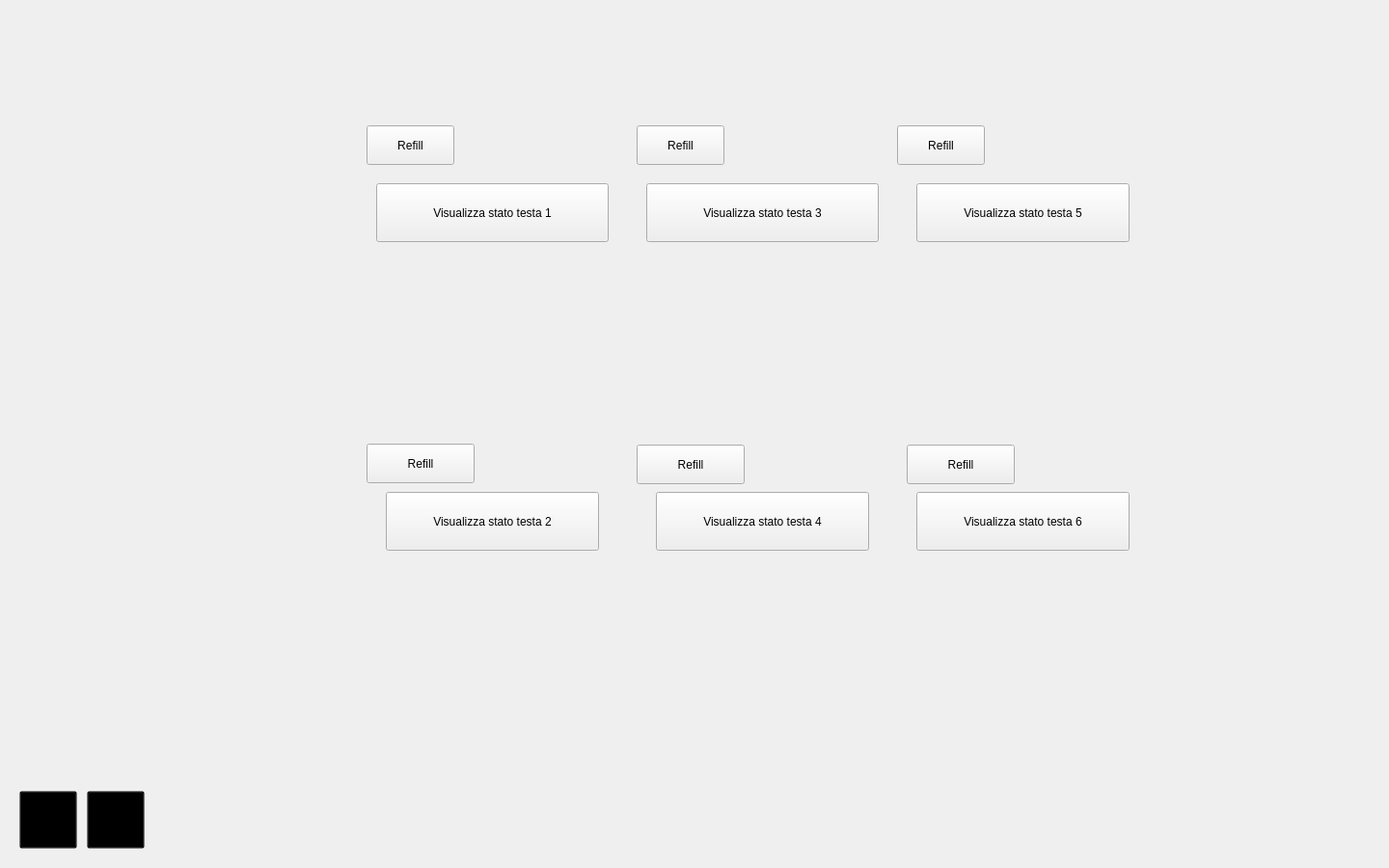
<?xml version="1.0" encoding="UTF-8"?>
<ui version="4.0">
 <class>container</class>
 <widget class="QWidget" name="container">
  <property name="geometry">
   <rect>
    <x>0</x>
    <y>0</y>
    <width>1440</width>
    <height>900</height>
   </rect>
  </property>
  <property name="windowTitle">
   <string>Tintometro</string>
  </property>
  <property name="styleSheet">
   <string notr="true"/>
  </property>
  <widget class="QWidget" name="tintometro" native="true">
   <property name="geometry">
    <rect>
     <x>0</x>
     <y>0</y>
     <width>1451</width>
     <height>901</height>
    </rect>
   </property>
   <widget class="QWidget" name="bottom_menuwidget" native="true">
    <property name="geometry">
     <rect>
      <x>0</x>
      <y>810</y>
      <width>1441</width>
      <height>91</height>
     </rect>
    </property>
    <widget class="QPushButton" name="home_btn">
     <property name="geometry">
      <rect>
       <x>20</x>
       <y>10</y>
       <width>60</width>
       <height>60</height>
      </rect>
     </property>
     <property name="styleSheet">
      <string notr="true">background-color: transparent;</string>
     </property>
     <property name="text">
      <string/>
     </property>
     <property name="icon">
      <iconset>
       <normaloff>../images/home.png</normaloff>../images/home.png</iconset>
     </property>
     <property name="iconSize">
      <size>
       <width>50</width>
       <height>50</height>
      </size>
     </property>
    </widget>
    <widget class="QPushButton" name="chrome_btn">
     <property name="enabled">
      <bool>true</bool>
     </property>
     <property name="geometry">
      <rect>
       <x>90</x>
       <y>10</y>
       <width>60</width>
       <height>60</height>
      </rect>
     </property>
     <property name="mouseTracking">
      <bool>false</bool>
     </property>
     <property name="tabletTracking">
      <bool>false</bool>
     </property>
     <property name="acceptDrops">
      <bool>false</bool>
     </property>
     <property name="autoFillBackground">
      <bool>false</bool>
     </property>
     <property name="styleSheet">
      <string notr="true">background-color: transparent;</string>
     </property>
     <property name="text">
      <string/>
     </property>
     <property name="icon">
      <iconset>
       <normaloff>../images/chorme.png</normaloff>../images/chorme.png</iconset>
     </property>
     <property name="iconSize">
      <size>
       <width>50</width>
       <height>50</height>
      </size>
     </property>
     <property name="checkable">
      <bool>false</bool>
     </property>
     <property name="autoRepeat">
      <bool>false</bool>
     </property>
     <property name="autoExclusive">
      <bool>false</bool>
     </property>
    </widget>
    <widget class="QLabel" name="status_tintometro">
     <property name="geometry">
      <rect>
       <x>1370</x>
       <y>20</y>
       <width>50</width>
       <height>50</height>
      </rect>
     </property>
     <property name="text">
      <string/>
     </property>
     <property name="pixmap">
      <pixmap>../images/green.svg</pixmap>
     </property>
     <property name="scaledContents">
      <bool>true</bool>
     </property>
    </widget>
    <widget class="QStackedWidget" name="bottom_tab">
     <property name="geometry">
      <rect>
       <x>170</x>
       <y>10</y>
       <width>1181</width>
       <height>80</height>
      </rect>
     </property>
     <property name="currentIndex">
      <number>1</number>
     </property>
     <widget class="QWidget" name="numeric_keyboard">
      <widget class="QWidget" name="horizontalLayoutWidget">
       <property name="geometry">
        <rect>
         <x>-1</x>
         <y>-1</y>
         <width>1200</width>
         <height>84</height>
        </rect>
       </property>
       <layout class="QHBoxLayout" name="horizontalLayout">
        <property name="spacing">
         <number>0</number>
        </property>
        <property name="sizeConstraint">
         <enum>QLayout::SetDefaultConstraint</enum>
        </property>
        <item>
         <widget class="QPushButton" name="one">
          <property name="sizePolicy">
           <sizepolicy hsizetype="Maximum" vsizetype="Maximum">
            <horstretch>0</horstretch>
            <verstretch>0</verstretch>
           </sizepolicy>
          </property>
          <property name="minimumSize">
           <size>
            <width>119</width>
            <height>0</height>
           </size>
          </property>
          <property name="font">
           <font>
            <pointsize>57</pointsize>
           </font>
          </property>
          <property name="text">
           <string>1</string>
          </property>
         </widget>
        </item>
        <item>
         <widget class="QPushButton" name="two">
          <property name="sizePolicy">
           <sizepolicy hsizetype="Maximum" vsizetype="Maximum">
            <horstretch>0</horstretch>
            <verstretch>0</verstretch>
           </sizepolicy>
          </property>
          <property name="minimumSize">
           <size>
            <width>119</width>
            <height>0</height>
           </size>
          </property>
          <property name="font">
           <font>
            <pointsize>57</pointsize>
           </font>
          </property>
          <property name="text">
           <string>2</string>
          </property>
         </widget>
        </item>
        <item>
         <widget class="QPushButton" name="three">
          <property name="sizePolicy">
           <sizepolicy hsizetype="Maximum" vsizetype="Maximum">
            <horstretch>0</horstretch>
            <verstretch>0</verstretch>
           </sizepolicy>
          </property>
          <property name="minimumSize">
           <size>
            <width>119</width>
            <height>0</height>
           </size>
          </property>
          <property name="font">
           <font>
            <pointsize>57</pointsize>
           </font>
          </property>
          <property name="text">
           <string>3</string>
          </property>
         </widget>
        </item>
        <item>
         <widget class="QPushButton" name="four">
          <property name="sizePolicy">
           <sizepolicy hsizetype="Maximum" vsizetype="Maximum">
            <horstretch>0</horstretch>
            <verstretch>0</verstretch>
           </sizepolicy>
          </property>
          <property name="minimumSize">
           <size>
            <width>119</width>
            <height>0</height>
           </size>
          </property>
          <property name="font">
           <font>
            <pointsize>57</pointsize>
           </font>
          </property>
          <property name="text">
           <string>4</string>
          </property>
         </widget>
        </item>
        <item>
         <widget class="QPushButton" name="five">
          <property name="sizePolicy">
           <sizepolicy hsizetype="Maximum" vsizetype="Maximum">
            <horstretch>0</horstretch>
            <verstretch>0</verstretch>
           </sizepolicy>
          </property>
          <property name="minimumSize">
           <size>
            <width>119</width>
            <height>0</height>
           </size>
          </property>
          <property name="font">
           <font>
            <pointsize>57</pointsize>
           </font>
          </property>
          <property name="text">
           <string>5</string>
          </property>
         </widget>
        </item>
        <item>
         <widget class="QPushButton" name="six">
          <property name="sizePolicy">
           <sizepolicy hsizetype="Maximum" vsizetype="Maximum">
            <horstretch>0</horstretch>
            <verstretch>0</verstretch>
           </sizepolicy>
          </property>
          <property name="minimumSize">
           <size>
            <width>119</width>
            <height>0</height>
           </size>
          </property>
          <property name="font">
           <font>
            <pointsize>57</pointsize>
           </font>
          </property>
          <property name="text">
           <string>6</string>
          </property>
         </widget>
        </item>
        <item>
         <widget class="QPushButton" name="seven">
          <property name="sizePolicy">
           <sizepolicy hsizetype="Maximum" vsizetype="Maximum">
            <horstretch>0</horstretch>
            <verstretch>0</verstretch>
           </sizepolicy>
          </property>
          <property name="minimumSize">
           <size>
            <width>119</width>
            <height>0</height>
           </size>
          </property>
          <property name="font">
           <font>
            <pointsize>57</pointsize>
           </font>
          </property>
          <property name="text">
           <string>7</string>
          </property>
         </widget>
        </item>
        <item>
         <widget class="QPushButton" name="eight">
          <property name="sizePolicy">
           <sizepolicy hsizetype="Maximum" vsizetype="Maximum">
            <horstretch>0</horstretch>
            <verstretch>0</verstretch>
           </sizepolicy>
          </property>
          <property name="minimumSize">
           <size>
            <width>119</width>
            <height>0</height>
           </size>
          </property>
          <property name="font">
           <font>
            <pointsize>57</pointsize>
           </font>
          </property>
          <property name="text">
           <string>8</string>
          </property>
         </widget>
        </item>
        <item>
         <widget class="QPushButton" name="nine">
          <property name="sizePolicy">
           <sizepolicy hsizetype="Maximum" vsizetype="Maximum">
            <horstretch>0</horstretch>
            <verstretch>0</verstretch>
           </sizepolicy>
          </property>
          <property name="minimumSize">
           <size>
            <width>119</width>
            <height>0</height>
           </size>
          </property>
          <property name="font">
           <font>
            <pointsize>57</pointsize>
           </font>
          </property>
          <property name="text">
           <string>9</string>
          </property>
         </widget>
        </item>
        <item>
         <widget class="QPushButton" name="zero">
          <property name="sizePolicy">
           <sizepolicy hsizetype="Maximum" vsizetype="Maximum">
            <horstretch>0</horstretch>
            <verstretch>0</verstretch>
           </sizepolicy>
          </property>
          <property name="minimumSize">
           <size>
            <width>119</width>
            <height>0</height>
           </size>
          </property>
          <property name="font">
           <font>
            <pointsize>57</pointsize>
           </font>
          </property>
          <property name="text">
           <string>0</string>
          </property>
         </widget>
        </item>
        <item>
         <widget class="QPushButton" name="dot">
          <property name="sizePolicy">
           <sizepolicy hsizetype="Maximum" vsizetype="Maximum">
            <horstretch>0</horstretch>
            <verstretch>0</verstretch>
           </sizepolicy>
          </property>
          <property name="minimumSize">
           <size>
            <width>119</width>
            <height>0</height>
           </size>
          </property>
          <property name="font">
           <font>
            <pointsize>57</pointsize>
           </font>
          </property>
          <property name="text">
           <string>.</string>
          </property>
         </widget>
        </item>
       </layout>
      </widget>
     </widget>
     <widget class="QWidget" name="empty"/>
    </widget>
   </widget>
   <widget class="QStackedWidget" name="tabs">
    <property name="geometry">
     <rect>
      <x>10</x>
      <y>-10</y>
      <width>1451</width>
      <height>811</height>
     </rect>
    </property>
    <property name="currentIndex">
     <number>0</number>
    </property>
    <widget class="QWidget" name="tabTintometroImage">
     <widget class="QLabel" name="tintometro_image">
      <property name="geometry">
       <rect>
        <x>0</x>
        <y>0</y>
        <width>1441</width>
        <height>811</height>
       </rect>
      </property>
      <property name="text">
       <string/>
      </property>
      <property name="pixmap">
       <pixmap>../images/machine.jpg</pixmap>
      </property>
     </widget>
     <widget class="QWidget" name="STEP_2" native="true">
      <property name="geometry">
       <rect>
        <x>479</x>
        <y>349</y>
        <width>61</width>
        <height>61</height>
       </rect>
      </property>
     </widget>
     <widget class="QWidget" name="STEP_9" native="true">
      <property name="geometry">
       <rect>
        <x>479</x>
        <y>629</y>
        <width>61</width>
        <height>71</height>
       </rect>
      </property>
     </widget>
     <widget class="QWidget" name="STEP_3" native="true">
      <property name="geometry">
       <rect>
        <x>750</x>
        <y>350</y>
        <width>61</width>
        <height>61</height>
       </rect>
      </property>
     </widget>
     <widget class="QWidget" name="STEP_8" native="true">
      <property name="geometry">
       <rect>
        <x>749</x>
        <y>629</y>
        <width>61</width>
        <height>71</height>
       </rect>
      </property>
     </widget>
     <widget class="QWidget" name="STEP_4" native="true">
      <property name="geometry">
       <rect>
        <x>1020</x>
        <y>349</y>
        <width>71</width>
        <height>61</height>
       </rect>
      </property>
     </widget>
     <widget class="QWidget" name="STEP_7" native="true">
      <property name="geometry">
       <rect>
        <x>1020</x>
        <y>630</y>
        <width>61</width>
        <height>71</height>
       </rect>
      </property>
     </widget>
     <widget class="QWidget" name="pre_STEP_2" native="true">
      <property name="geometry">
       <rect>
        <x>389</x>
        <y>349</y>
        <width>81</width>
        <height>61</height>
       </rect>
      </property>
     </widget>
     <widget class="QWidget" name="pre_STEP_9" native="true">
      <property name="geometry">
       <rect>
        <x>399</x>
        <y>639</y>
        <width>71</width>
        <height>61</height>
       </rect>
      </property>
     </widget>
     <widget class="QWidget" name="pre_STEP_3" native="true">
      <property name="geometry">
       <rect>
        <x>660</x>
        <y>350</y>
        <width>91</width>
        <height>61</height>
       </rect>
      </property>
     </widget>
     <widget class="QWidget" name="pre_STEP_8" native="true">
      <property name="geometry">
       <rect>
        <x>670</x>
        <y>629</y>
        <width>81</width>
        <height>71</height>
       </rect>
      </property>
     </widget>
     <widget class="QWidget" name="pre_STEP_4" native="true">
      <property name="geometry">
       <rect>
        <x>930</x>
        <y>350</y>
        <width>91</width>
        <height>61</height>
       </rect>
      </property>
     </widget>
     <widget class="QWidget" name="pre_STEP_7" native="true">
      <property name="geometry">
       <rect>
        <x>950</x>
        <y>630</y>
        <width>81</width>
        <height>71</height>
       </rect>
      </property>
     </widget>
     <widget class="QPushButton" name="refilll_HEAD_1_STEP_2">
      <property name="geometry">
       <rect>
        <x>370</x>
        <y>140</y>
        <width>91</width>
        <height>41</height>
       </rect>
      </property>
      <property name="text">
       <string>Refill</string>
      </property>
     </widget>
     <widget class="QPushButton" name="refilll_HEAD_3_STEP_3">
      <property name="geometry">
       <rect>
        <x>650</x>
        <y>140</y>
        <width>91</width>
        <height>41</height>
       </rect>
      </property>
      <property name="text">
       <string>Refill</string>
      </property>
     </widget>
     <widget class="QPushButton" name="refilll_HEAD_5_STEP_4">
      <property name="geometry">
       <rect>
        <x>920</x>
        <y>140</y>
        <width>91</width>
        <height>41</height>
       </rect>
      </property>
      <property name="text">
       <string>Refill</string>
      </property>
     </widget>
     <widget class="QPushButton" name="refilll_HEAD_2_STEP_9">
      <property name="geometry">
       <rect>
        <x>370</x>
        <y>470</y>
        <width>112</width>
        <height>41</height>
       </rect>
      </property>
      <property name="text">
       <string>Refill</string>
      </property>
     </widget>
     <widget class="QPushButton" name="refilll_HEAD_4_STEP_8">
      <property name="geometry">
       <rect>
        <x>650</x>
        <y>471</y>
        <width>112</width>
        <height>41</height>
       </rect>
      </property>
      <property name="text">
       <string>Refill</string>
      </property>
     </widget>
     <widget class="QPushButton" name="refilll_HEAD_6_STEP_7">
      <property name="geometry">
       <rect>
        <x>930</x>
        <y>471</y>
        <width>112</width>
        <height>41</height>
       </rect>
      </property>
      <property name="text">
       <string>Refill</string>
      </property>
     </widget>
     <widget class="QWidget" name="position_input" native="true">
      <property name="geometry">
       <rect>
        <x>109</x>
        <y>329</y>
        <width>171</width>
        <height>101</height>
       </rect>
      </property>
     </widget>
     <widget class="QWidget" name="position_output" native="true">
      <property name="geometry">
       <rect>
        <x>20</x>
        <y>420</y>
        <width>201</width>
        <height>81</height>
       </rect>
      </property>
     </widget>
     <widget class="QWidget" name="STEP_1" native="true">
      <property name="geometry">
       <rect>
        <x>280</x>
        <y>340</y>
        <width>81</width>
        <height>80</height>
       </rect>
      </property>
     </widget>
     <widget class="QWidget" name="STEP_12" native="true">
      <property name="geometry">
       <rect>
        <x>220</x>
        <y>430</y>
        <width>61</width>
        <height>80</height>
       </rect>
      </property>
     </widget>
     <widget class="QWidget" name="STEP_11" native="true">
      <property name="geometry">
       <rect>
        <x>290</x>
        <y>429</y>
        <width>71</width>
        <height>81</height>
       </rect>
      </property>
     </widget>
     <widget class="QWidget" name="STEP_10" native="true">
      <property name="geometry">
       <rect>
        <x>280</x>
        <y>620</y>
        <width>81</width>
        <height>91</height>
       </rect>
      </property>
     </widget>
     <widget class="QWidget" name="STEP_5" native="true">
      <property name="geometry">
       <rect>
        <x>1200</x>
        <y>330</y>
        <width>61</width>
        <height>91</height>
       </rect>
      </property>
     </widget>
     <widget class="QWidget" name="STEP_6" native="true">
      <property name="geometry">
       <rect>
        <x>1200</x>
        <y>620</y>
        <width>61</width>
        <height>91</height>
       </rect>
      </property>
     </widget>
     <widget class="QPushButton" name="view_status_HEAD_1_STEP_2">
      <property name="geometry">
       <rect>
        <x>380</x>
        <y>200</y>
        <width>241</width>
        <height>61</height>
       </rect>
      </property>
      <property name="text">
       <string>Visualizza stato testa 1</string>
      </property>
     </widget>
     <widget class="QPushButton" name="view_status_HEAD_3_STEP_3">
      <property name="geometry">
       <rect>
        <x>660</x>
        <y>200</y>
        <width>241</width>
        <height>61</height>
       </rect>
      </property>
      <property name="text">
       <string>Visualizza stato testa 3</string>
      </property>
     </widget>
     <widget class="QPushButton" name="view_status_HEAD_5_STEP_4">
      <property name="geometry">
       <rect>
        <x>940</x>
        <y>200</y>
        <width>221</width>
        <height>61</height>
       </rect>
      </property>
      <property name="text">
       <string>Visualizza stato testa 5</string>
      </property>
     </widget>
     <widget class="QPushButton" name="view_status_HEAD_2_STEP_9">
      <property name="geometry">
       <rect>
        <x>390</x>
        <y>520</y>
        <width>221</width>
        <height>61</height>
       </rect>
      </property>
      <property name="text">
       <string>Visualizza stato testa 2</string>
      </property>
     </widget>
     <widget class="QPushButton" name="view_status_HEAD_4_STEP_8">
      <property name="geometry">
       <rect>
        <x>670</x>
        <y>520</y>
        <width>221</width>
        <height>61</height>
       </rect>
      </property>
      <property name="text">
       <string>Visualizza stato testa 4</string>
      </property>
     </widget>
     <widget class="QPushButton" name="view_status_HEAD_6_STEP_7">
      <property name="geometry">
       <rect>
        <x>940</x>
        <y>520</y>
        <width>221</width>
        <height>61</height>
       </rect>
      </property>
      <property name="text">
       <string>Visualizza stato testa 6</string>
      </property>
     </widget>
    </widget>
    <widget class="QWidget" name="chrome">
     <widget class="QWidget" name="verticalLayoutWidget">
      <property name="geometry">
       <rect>
        <x>-1</x>
        <y>-1</y>
        <width>1441</width>
        <height>811</height>
       </rect>
      </property>
      <layout class="QVBoxLayout" name="chromeLayout"/>
     </widget>
    </widget>
    <widget class="QWidget" name="modalAction">
     <widget class="QScrollArea" name="scrollAreaStatus">
      <property name="geometry">
       <rect>
        <x>710</x>
        <y>10</y>
        <width>711</width>
        <height>791</height>
       </rect>
      </property>
      <property name="widgetResizable">
       <bool>true</bool>
      </property>
      <widget class="QWidget" name="listStatus">
       <property name="geometry">
        <rect>
         <x>0</x>
         <y>0</y>
         <width>709</width>
         <height>789</height>
        </rect>
       </property>
      </widget>
     </widget>
     <widget class="QScrollArea" name="scrollAreaAction">
      <property name="geometry">
       <rect>
        <x>40</x>
        <y>10</y>
        <width>661</width>
        <height>791</height>
       </rect>
      </property>
      <property name="widgetResizable">
       <bool>true</bool>
      </property>
      <widget class="QWidget" name="listActions">
       <property name="geometry">
        <rect>
         <x>0</x>
         <y>0</y>
         <width>659</width>
         <height>789</height>
        </rect>
       </property>
      </widget>
     </widget>
    </widget>
    <widget class="QWidget" name="modalVisual">
     <widget class="QWidget" name="verticalLayoutWidget_4">
      <property name="geometry">
       <rect>
        <x>-1</x>
        <y>-1</y>
        <width>1441</width>
        <height>821</height>
       </rect>
      </property>
      <layout class="QVBoxLayout" name="verticalLayout"/>
     </widget>
    </widget>
   </widget>
  </widget>
 </widget>
 <resources/>
 <connections/>
</ui>
